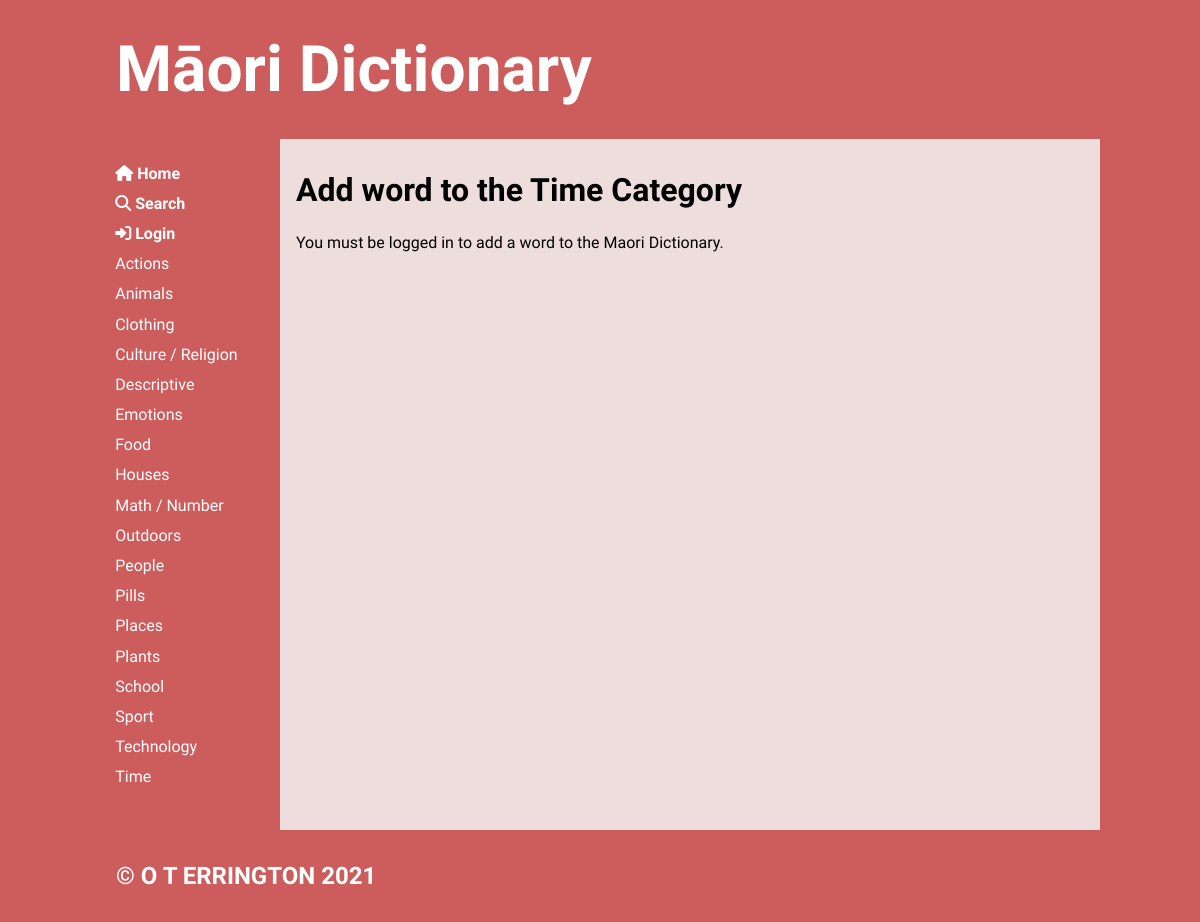
The app's page /addword/16, older data.
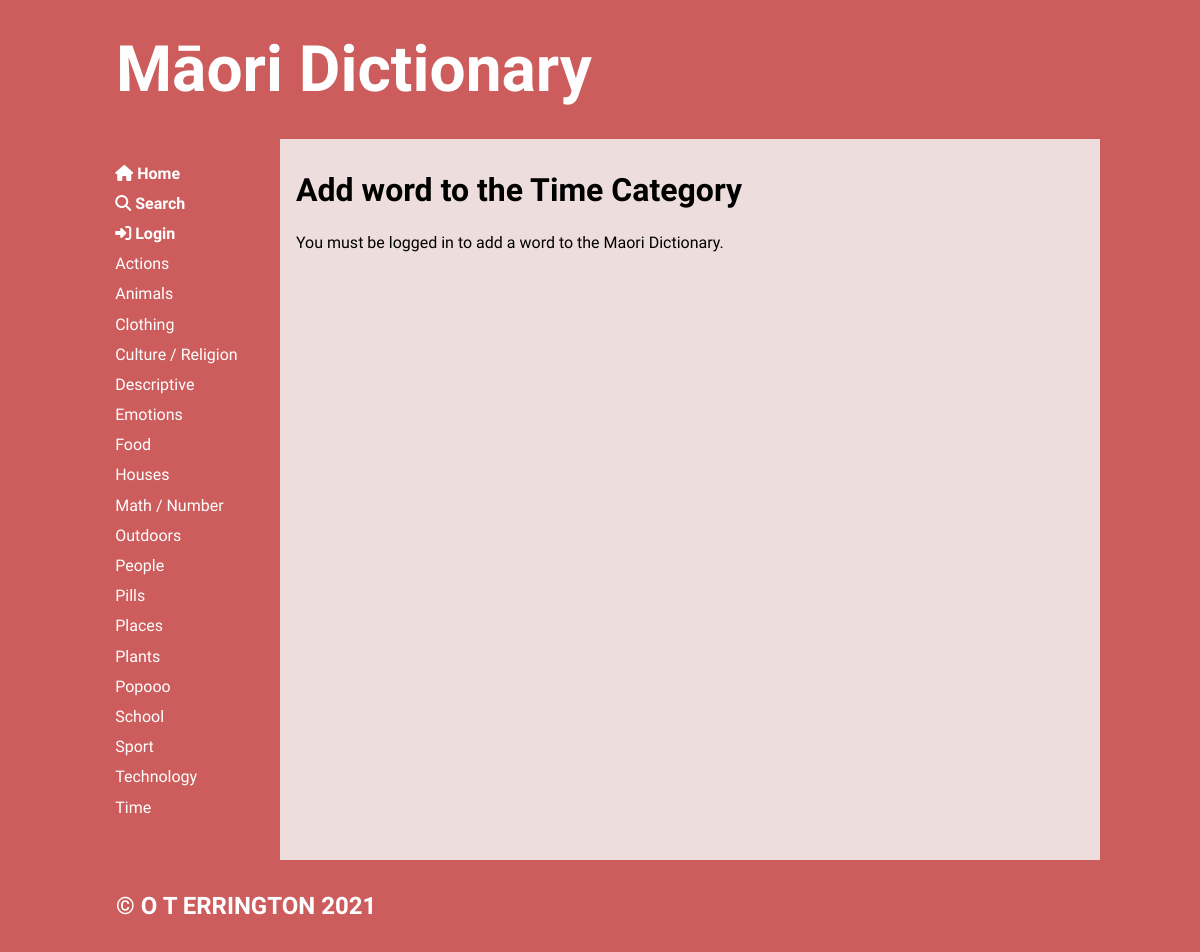
The same page, newer data.
### tables this page shows
CREATE TABLE "categories"
(
	cat_id integer
		constraint Category_pk
			primary key autoincrement,
	category varchar(20)
);

### app.py (the view, shortened to what this page needs)
@app.route('/addword/<cat_id>', methods=["GET", "POST"])
def render_addword(cat_id):
    con = create_connection(DB_NAME)
    query = """SELECT cat_id, category
            FROM categories WHERE cat_id=?"""
    cur = con.cursor()
    cur.execute(query, (cat_id,))  # execute query
    cat_name_list = cur.fetchall()  # puts results into list
    if len(cat_name_list) == 0:
        flash('Unknown Category')
        return redirect('/')
    con.close()
    return render_template('addword.html', categories=get_categories(),
                           cat_name_list=cat_name_list, logged_in=is_logged_in())

### app.py (called while the page is built)
def create_connection(db_file):
    try:
        connection = sqlite3.connect(db_file)
        return connection
    except Error as e:  # unless there's an error
        print(e)
    return None

def get_categories():
    con = create_connection(DB_NAME)
    query = """SELECT cat_id, category
            FROM categories
            ORDER BY category ASC"""
    cur = con.cursor()
    cur.execute(query)
    category_list = cur.fetchall()
    con.close()
    return category_list

def is_logged_in():
    if session.get("email") is None:
        print("not logged in")
        return False
    else:  # if email isn't empty then user must be logged in
        print("logged in")
        return True

### templates/addword.html (shortened to what this page needs)
{% extends 'base.html' %}
{% block main %}
    <h2>Add word to the {{ cat_name_list[0][1] }} Category</h2>
    {% if logged_in %}
        <form class="dataform" method="post">
            <div>
                <div><label for="maori">Maori Word:</label></div>
                <div><input type="text" name="maori" id="maori" required></div>
            </div>
            <div>
                <div><label for="english">English Translation:</label></div>
                <div><input type="text" name="english" id="english" required></div>
            </div>
            <div>
                <div><label for="definition">Definition:</label></div>
                <div><input type="text" name="definition" id="definition" required></div>
            </div>
            <div>
                <div><label for="word_level">Word Level:</label></div>
                <div><input type="number" name="word_level" id="word_level" min="1" max="10" required></div>
            </div>
            <div>
                <div><label for="date_added">Date:</label></div>
                <div><input type="text" name="date_added" id="date_added" placeholder="DD/MM/YY" required></div>
            </div>
            <div>
                <div></div>
                <div><input class="button" type="reset"></div>
            </div>
            <div>
                <div></div>
                <div><input class="button" type="submit"></div>
            </div>
        </form>
    {% else %}
        <p>You must be logged in to add a word to the Maori Dictionary.</p>
    {% endif %}
{% endblock %}

### templates/base.html (shortened to what this page needs)
<!doctype html>
<html lang="en">
<head>
	<link href="{{ url_for('static', filename='css/style.css') }}" rel="stylesheet">
</head>
<body>
	<div id="container">
		<header>
			<a href="/"><h1>Māori Dictionary</h1></a>
		</header>
		<nav>
			<ul>
                <li>
                    <a href="/">
                        <i class="fas fa-home"></i><b> Home</b><br>
                    </a>
                    <a href="/search">
                        <i class="fas fa-search"></i><b> Search</b><br>
                    </a>
                    {% if logged_in %}
                        <a href="/logout"><i class="fas fa-sign-out-alt"></i><b> Log Out</b><br></a>
                    {%  else %}
                        <a href="/login"><i class="fas fa-sign-in-alt"></i><b> Login</b><br></a>
                    {%  endif %}
                    {% for category in categories %}
                        <a href="/category/{{ category[0] }}">
                            {{ category[1] }} <br/>
                        </a>
                    {% endfor %}
                    <br><br>
                </li>
			</ul>
		</nav>
		<main>
            {% block main%}{% endblock %}
        </main>
		<footer>
			<h3>
				&copy; O T ERRINGTON 2021
			</h3>
		</footer>
	</div>
</body>
</html>

Row changes from the older to the newer data that the page shows:
added categories: category "Popooo"
